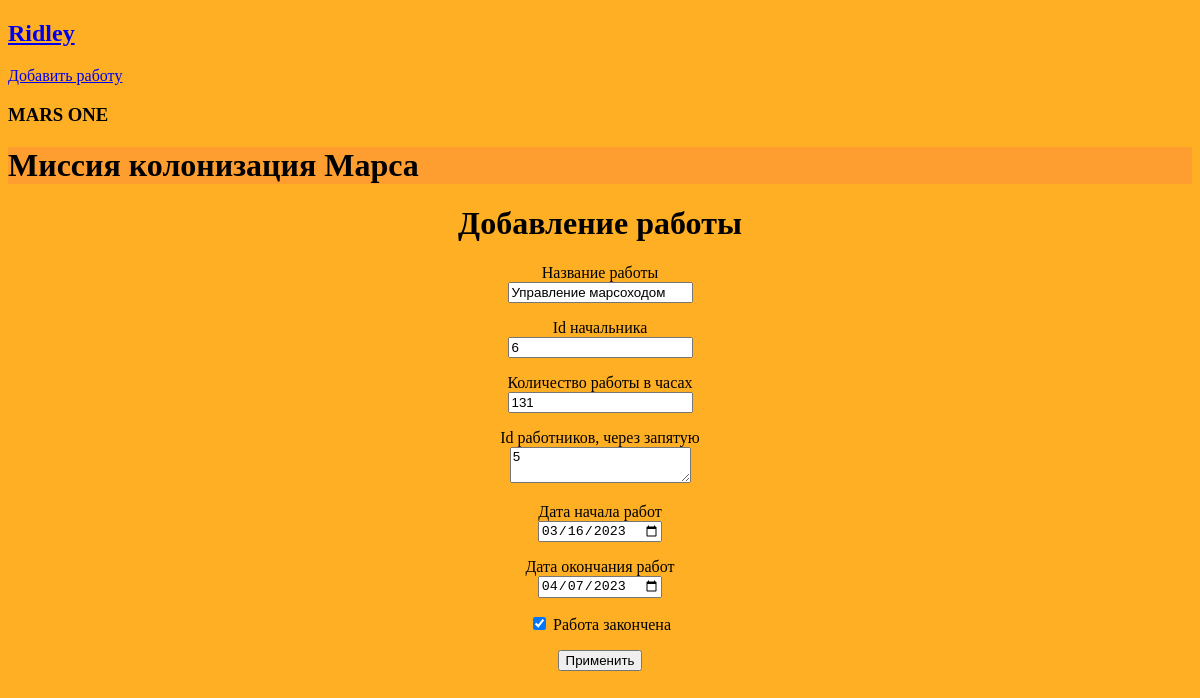
The app's page /jobs/9 (signed in) with its own data.
### data/users.py (models this page shows)
class User(SqlAlchemyBase, UserMixin):
    __tablename__ = 'users'
    id = sqlalchemy.Column(sqlalchemy.Integer, primary_key=True, autoincrement=True)
    surname = sqlalchemy.Column(sqlalchemy.String, nullable=True)
    name = sqlalchemy.Column(sqlalchemy.String, nullable=True)
    age = sqlalchemy.Column(sqlalchemy.Integer, nullable=True)
    position = sqlalchemy.Column(sqlalchemy.String, nullable=True)
    speciality = sqlalchemy.Column(sqlalchemy.String, nullable=True)
    address = sqlalchemy.Column(sqlalchemy.String, nullable=True)
    email = sqlalchemy.Column(sqlalchemy.String, unique=True)
    hashed_password = sqlalchemy.Column(sqlalchemy.String)
    modified_date = sqlalchemy.Column(sqlalchemy.DateTime, default=datetime.datetime.now())
    jobs = orm.relationship("Jobs", back_populates='user')

### data/jobs.py (models this page shows)
class Jobs(SqlAlchemyBase):
    __tablename__ = 'jobs'
    id = sqlalchemy.Column(sqlalchemy.Integer, primary_key=True, autoincrement=True)
    team_leader = sqlalchemy.Column(sqlalchemy.Integer, sqlalchemy.ForeignKey('users.id'))
    job = sqlalchemy.Column(sqlalchemy.String, nullable=True)
    work_size = sqlalchemy.Column(sqlalchemy.Integer)
    collaborators = sqlalchemy.Column(sqlalchemy.String)
    start_date = sqlalchemy.Column(sqlalchemy.DateTime)
    end_date = sqlalchemy.Column(sqlalchemy.DateTime)
    is_finished = sqlalchemy.Column(sqlalchemy.Boolean)
    user = orm.relationship('User')

### main.py (the view, shortened to what this page needs)
@app.route('/jobs/<int:id>', methods=['GET', 'POST'])
@login_required
def edit_news(id):
    form = JobsForm()
    if request.method == "GET":
        jobs = []
        db_sess = db_session.create_session()
        jobs.append(db_sess.query(Jobs).filter(Jobs.id == id,
                                               Jobs.team_leader == current_user.id
                                               ).first())
        if current_user.id == 1:
            jobs.append(db_sess.query(Jobs).filter(Jobs.id == id).first())
        print(jobs)
        jobs = jobs[-1]
        if jobs:
            form.job.data = jobs.job
            form.team_leader.data = jobs.team_leader
            form.work_size.data = jobs.work_size
            form.collaborators.data = jobs.collaborators
            form.start_date.data = jobs.start_date
            form.end_date.data = jobs.end_date
            form.is_finished.data = jobs.is_finished
        else:
            abort(404)
    return render_template('jobs.html',
                           form=form, style=url_for('static', filename='css/style.css'))

### forms/jobs.py
class JobsForm(FlaskForm):
    job = StringField('Название работы', validators=[DataRequired()])
    team_leader = IntegerField('Id начальника')
    work_size = IntegerField('Количество работы в часах')
    collaborators = TextAreaField('Id работников, через запятую')
    start_date = DateField('Дата начала работ')
    end_date = DateField('Дата окончания работ')
    is_finished = BooleanField("Работа закончена")
    submit = SubmitField('Применить')

### data/db_session.py (called while the page is built, shortened)
def global_init(db_file):
    global __factory
    if __factory:
        return

def create_session() -> Session:
    global __factory
    return __factory()

### main.py (called while the page is built)
@login_manager.user_loader
def load_user(user_id):
    db_session.global_init('db/mars_explorer.db')
    db_sess = db_session.create_session()
    return db_sess.query(User).get(user_id)

### templates/jobs.html (shortened to what this page needs)
{% extends "base.html" %}
{% block content %}
<h1 align="center">Добавление работы</h1>
<form action="" method="post" background-color="yellow">
    <p align="center">
        {{ form.job.label }}<br>
        {{ form.job(class="form-control") }}<br>
    </p>
    <p align="center">
        {{ form.team_leader.label }}<br>
        {{ form.team_leader(class="form-control") }}<br>
    </p>
    <p align="center">
        {{ form.work_size.label }}<br>
        {{ form.work_size(class="form-control") }}<br>
    </p>
    <p align="center">
        {{ form.collaborators.label }}<br>
        {{ form.collaborators(class="form-control") }}<br>
    </p>
    <p align="center">
        {{ form.start_date.label }}<br>
        {{ form.start_date(class="form-control") }}<br>
    </p>
    <p align="center">
        {{ form.end_date.label }}<br>
        {{ form.end_date(class="form-control") }}<br>
    </p>
    <p align="center">{{ form.is_finished() }} {{ form.is_finished.label }}</p>
    <p align="center">{{ form.submit(type="submit", class="btn btn-primary") }}</p>
</form>
{% endblock %}

### templates/base.html (shortened to what this page needs)
<!DOCTYPE html>
<html>
<head>
    <link href={{ style }} rel="stylesheet">
    <nav>
        {% if current_user.is_authenticated %}
            <a class="navbar-brand" href="/logout"><h2>{{ current_user.name }}</h2></a>
        {% else %}
        <p>
            <a class="btn btn-primary" href="/register"><h2>Зарегистрироваться</h2></a>
            <a class="btn btn-primary" href="/login"><h2>Войти</h2></a>
        </p>
        {% endif %}
    </nav>
    {% if current_user.is_authenticated %}
        <a href="/jobs" class="btn btn-secondary">Добавить работу</a>
    {% endif %}
    <h3>MARS ONE</h3>
</head>
<body>
<header>
        <h1>Миссия колонизация Марса</h1>
</header>
    {% block content %}{% endblock %}
</body>
</html>

### static/css/style.css (style rules this page uses)
header { background-color: #ff9e30; }
body { background-color: #ffaf24; }

### records on screen
User: name "Ridley"
Jobs: job "Управление марсоходом", team_leader "6", work_size "131", collaborators "5", start_date "03/16/2023", end_date "04/07/2023", is_finished "☑"
